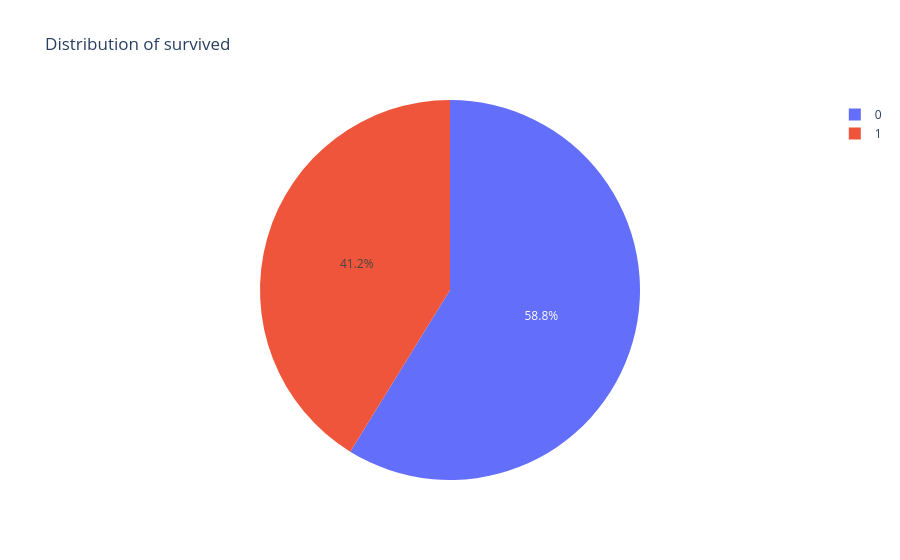
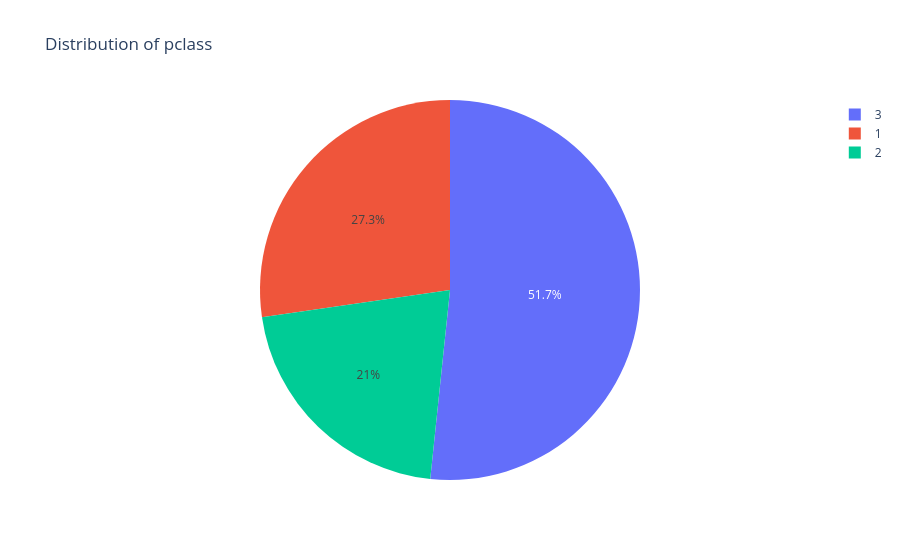
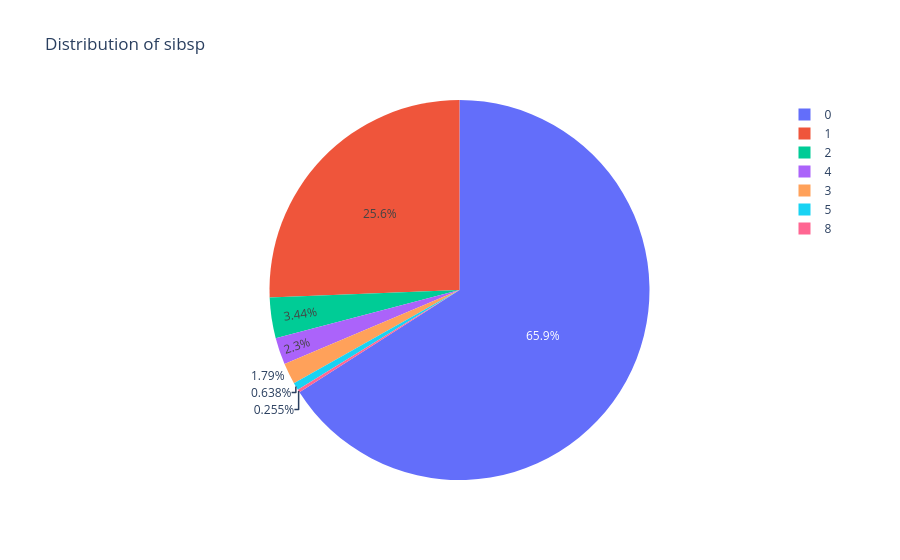
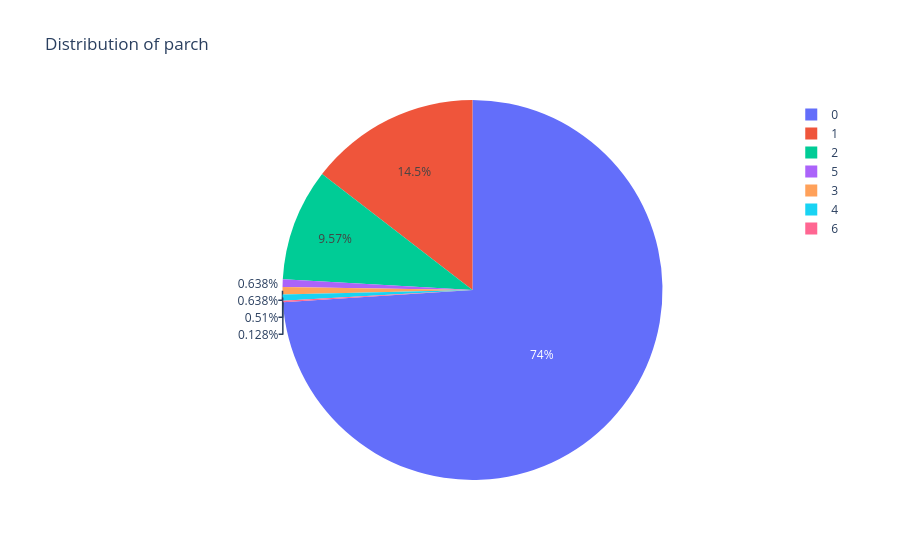

Notebook source saved alongside these figures, in order:
### Code cell
import plotly.express as px  

for i in discrete:  
    counts = df[i].value_counts().reset_index()  
    counts.columns = [i, 'count']  
    fig = px.pie(counts, values='count', names=i, title=f'Distribution of {i}')  
    fig.show()

### Figure 1 — Plotly figure (JSON) as saved in the notebook; plotly's stock layout.template omitted (floating-point values rounded to 4 significant figures)
{"data": [{"domain": {"x": [0, 1], "y": [0, 1]}, "hovertemplate": "survived=%{label}<br>count=%{value}<extra></extra>", "labels": [0, 1], "legendgroup": "", "name": "", "showlegend": true, "type": "pie", "values": [461, 323]}], "layout": {"legend": {"tracegroupgap": 0}, "title": {"text": "Distribution of survived"}}}

### Figure 2 — Plotly figure (JSON) as saved in the notebook; plotly's stock layout.template omitted (floating-point values rounded to 4 significant figures)
{"data": [{"domain": {"x": [0, 1], "y": [0, 1]}, "hovertemplate": "pclass=%{label}<br>count=%{value}<extra></extra>", "labels": [3, 1, 2], "legendgroup": "", "name": "", "showlegend": true, "type": "pie", "values": [405, 214, 165]}], "layout": {"legend": {"tracegroupgap": 0}, "title": {"text": "Distribution of pclass"}}}

### Figure 3 — Plotly figure (JSON) as saved in the notebook; plotly's stock layout.template omitted (floating-point values rounded to 4 significant figures)
{"data": [{"domain": {"x": [0, 1], "y": [0, 1]}, "hovertemplate": "sibsp=%{label}<br>count=%{value}<extra></extra>", "labels": [0, 1, 2, 4, 3, 5, 8], "legendgroup": "", "name": "", "showlegend": true, "type": "pie", "values": [517, 201, 27, 18, 14, 5, 2]}], "layout": {"legend": {"tracegroupgap": 0}, "title": {"text": "Distribution of sibsp"}}}

### Figure 4 — Plotly figure (JSON) as saved in the notebook; plotly's stock layout.template omitted (floating-point values rounded to 4 significant figures)
{"data": [{"domain": {"x": [0, 1], "y": [0, 1]}, "hovertemplate": "parch=%{label}<br>count=%{value}<extra></extra>", "labels": [0, 1, 2, 5, 3, 4, 6], "legendgroup": "", "name": "", "showlegend": true, "type": "pie", "values": [580, 114, 75, 5, 5, 4, 1]}], "layout": {"legend": {"tracegroupgap": 0}, "title": {"text": "Distribution of parch"}}}
